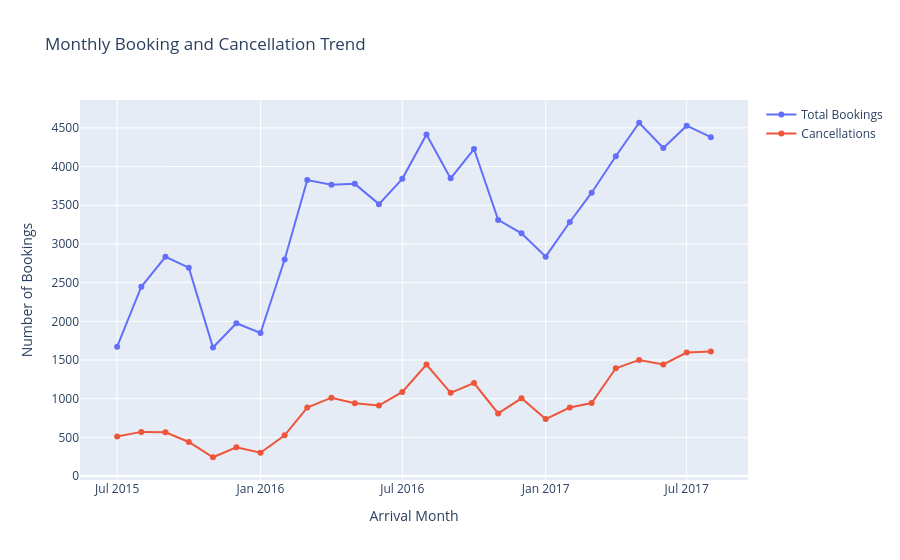

Notebook code cell kept with this figure:
### Markdown cell above
## 9. Booking and Cancellation Trend Over Time

### Code cell
monthly_trend = (
    df.dropna(subset=["arrival_date"])
      .assign(month=lambda x: x["arrival_date"].dt.to_period("M").astype(str))
      .groupby("month", observed=False)
      .agg(
          total_bookings=("is_canceled", "size"),
          cancellations=("is_canceled", "sum")
      )
      .reset_index()
)

fig = go.Figure()
fig.add_trace(
    go.Scatter(
        x=monthly_trend["month"],
        y=monthly_trend["total_bookings"],
        mode="lines+markers",
        name="Total Bookings"
    )
)
fig.add_trace(
    go.Scatter(
        x=monthly_trend["month"],
        y=monthly_trend["cancellations"],
        mode="lines+markers",
        name="Cancellations"
    )
)
fig.update_layout(
    title="Monthly Booking and Cancellation Trend",
    xaxis_title="Arrival Month",
    yaxis_title="Number of Bookings"
)
fig.show()

peak_month = monthly_trend.loc[
    monthly_trend["total_bookings"].idxmax()
]

print(
    f"Observation: The highest booking volume occurred in {peak_month['month']} "
    f"with {int(peak_month['total_bookings'])} bookings."
)

### Figure 1 — Plotly figure (JSON) as saved in the notebook; plotly's stock layout.template omitted (floating-point values rounded to 4 significant figures)
{"data": [{"mode": "lines+markers", "name": "Total Bookings", "type": "scatter", "x": ["2015-07", "2015-08", "2015-09", "2015-10", "2015-11", "2015-12", "2016-01", "2016-02", "2016-03", "2016-04", "2016-05", "2016-06", "2016-07", "2016-08", "2016-09", "2016-10", "2016-11", "2016-12", "2017-01", "2017-02", "2017-03", "2017-04", "2017-05", "2017-06", "2017-07", "2017-08"], "y": [1672, 2447, 2834, 2694, 1662, 1975, 1849, 2799, 3826, 3767, 3777, 3515, 3842, 4415, 3848, 4227, 3311, 3137, 2836, 3284, 3663, 4133, 4567, 4241, 4529, 4380]}, {"mode": "lines+markers", "name": "Cancellations", "type": "scatter", "x": ["2015-07", "2015-08", "2015-09", "2015-10", "2015-11", "2015-12", "2016-01", "2016-02", "2016-03", "2016-04", "2016-05", "2016-06", "2016-07", "2016-08", "2016-09", "2016-10", "2016-11", "2016-12", "2017-01", "2017-02", "2017-03", "2017-04", "2017-05", "2017-06", "2017-07", "2017-08"], "y": [512, 571, 565, 440, 243, 372, 301, 526, 886, 1013, 941, 911, 1088, 1442, 1076, 1202, 809, 1005, 736, 886, 943, 1393, 1501, 1442, 1596, 1609]}], "layout": {"title": {"text": "Monthly Booking and Cancellation Trend"}, "xaxis": {"title": {"text": "Arrival Month"}}, "yaxis": {"title": {"text": "Number of Bookings"}}}}
